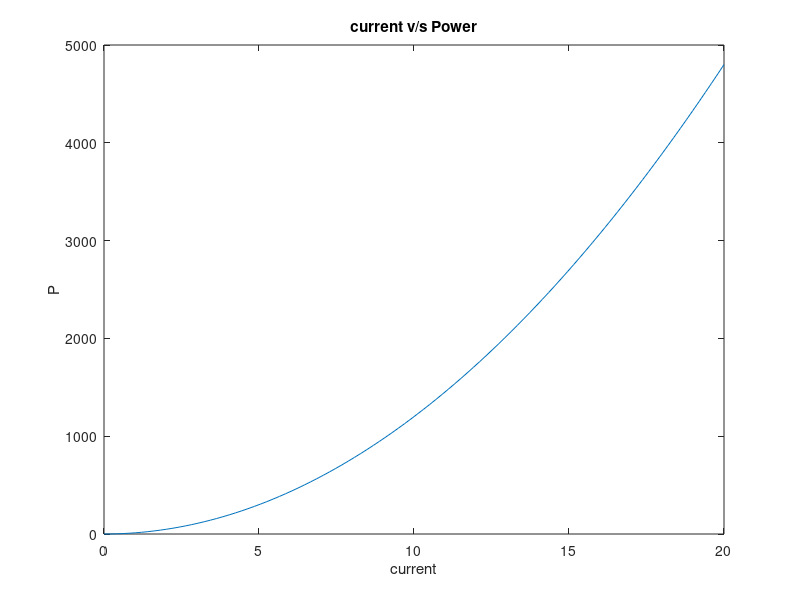

MATLAB code to generate this figure:
% Part - 1

% Assuming temerature is constant initially
% therefore, Delta(T) = 0

% V = i * R
% R = R0 ( 1 + a(delta(T)))
% initially R0 = 10 ohm

%%
% V v/s i

V = linspace(0, 240);
R = 10;

plot(V, V/R)
xlabel('Voltage')
ylabel('i')
title('V v/s i');

%%
% V v/s Power

V = linspace(0, 240);
R = 10;
i = V/R;
P = V.*i;
plot(V, P)
xlabel('Voltage')
ylabel('P')
title('V v/s Power');

%%
% i v/s power

V = linspace(0, 240);
R = 10;
R = 10;
i = V/R;
P = V.*i;
plot(i, P)
xlabel('current')
ylabel('P')
title('current v/s Power');

%%
%%
%Part - 2

%V v/s i

V = linspace(0, 240);
R = 10*(1 + (0.02)*10);

plot(V, V/R)
xlabel('Voltage')
ylabel('i')
title('V v/s i');

%%
% Voltage v/s Power

V = linspace(0, 240);
R = 10*(1 + (0.02)*10);

i = V/R;
P = V.*i;
plot(V, P)
xlabel('Voltage')
ylabel('P')
title('V v/s Power');

%%
% current v/s power

V = linspace(0, 240);
R = 10*(1 + (0.02)*10);

i = V/R;
P = V.*i;
plot(i, P)
xlabel('current')
ylabel('P')
title('current v/s Power');
